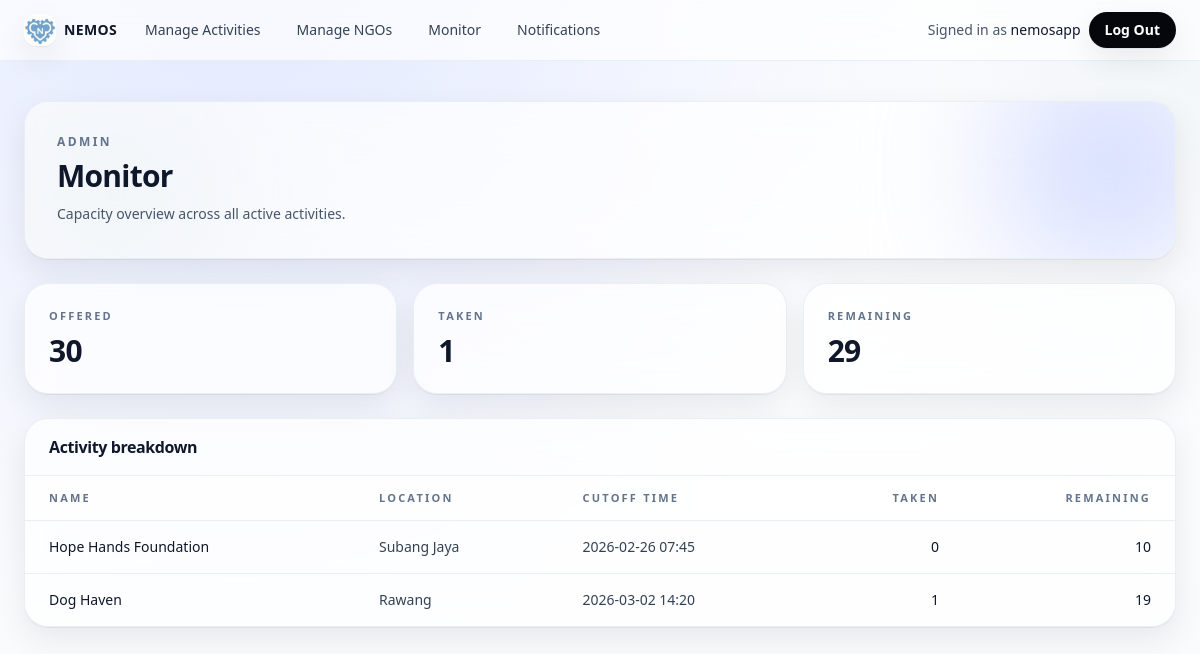
The page /service-day/admin/monitor/ (signed in) on the database as committed earlier.
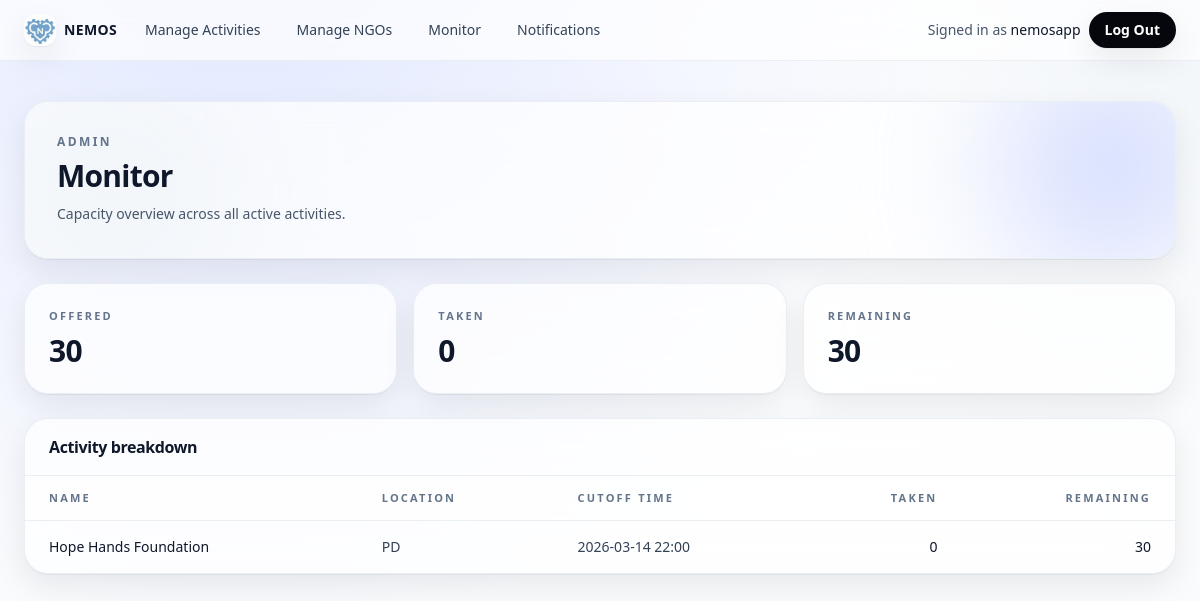
The same page on the database as committed later.
### ngo/models.py (models this page shows, shortened)
class NGO(models.Model):
    name = models.CharField(max_length=150, unique=True)
    description = models.TextField(blank=True)
    contact_email = models.EmailField(blank=True)
    contact_phone = models.CharField(max_length=30, blank=True)
    is_active = models.BooleanField(default=True)
    class Meta:
        verbose_name_plural = "NGOs"

class NGOAvailability(models.Model):
    ngo = models.ForeignKey(NGO, on_delete=models.PROTECT, related_name="availabilities")
    service_type = models.CharField(max_length=80, default="General")
    description = models.TextField()
    location = models.CharField(max_length=150)
    service_date = models.DateTimeField()
    cutoff_time = models.DateTimeField()
    max_slots = models.PositiveIntegerField()
    is_active = models.BooleanField(default=True)
    class Meta:
        verbose_name_plural = "NGOAvailabilities"

### registrations/views.py (the view)
    def _wrapped(request, *args, **kwargs):
        if not request.user.is_authenticated:
            return login_required(view_func)(request, *args, **kwargs)
        if not request.user.is_staff:
            return HttpResponseForbidden("Staff access required.")
        return view_func(request, *args, **kwargs)

### registrations/views.py (called while the page is built)
def _staff_only(view_func):
    def _wrapped(request, *args, **kwargs):
        if not request.user.is_authenticated:
            return login_required(view_func)(request, *args, **kwargs)
        if not request.user.is_staff:
            return HttpResponseForbidden("Staff access required.")
        return view_func(request, *args, **kwargs)
    return _wrapped

@_staff_only
@require_GET
def admin_monitor(request):
    service = RegistrationService()
    summary = service.monitor_summary()
    totals = {
        "offered": summary.get("offered", 0),
        "taken": summary.get("taken", 0),
        "remaining": summary.get("remaining", 0),
    }
    rows = summary.get("rows", [])
    return render(request, "registrations/admin_monitor.html", {"totals": totals, "rows": rows})

### registrations/templates/registrations/admin_monitor.html
{% extends "core/base.html" %}
{% block content %}
  <div class="relative overflow-hidden rounded-3xl border border-slate-200/70 bg-white/70 p-8 shadow-soft backdrop-blur-xl">
    <div class="absolute -right-12 -top-12 h-56 w-56 rounded-full bg-accent-200/70 blur-3xl"></div>
    <div class="absolute -bottom-16 -left-10 h-64 w-64 rounded-full bg-slate-100 blur-3xl"></div>
    <div class="relative">
      <p class="text-xs font-semibold uppercase tracking-[0.2em] text-slate-500">Admin</p>
      <h1 class="mt-2 text-3xl font-semibold tracking-tight">Monitor</h1>
      <p class="mt-2 max-w-2xl text-sm/6 text-slate-600">Capacity overview across all active activities.</p>
    </div>
  </div>
  <div class="mt-6 grid gap-4 sm:grid-cols-3">
    <div class="rounded-3xl border border-slate-200/70 bg-white/70 p-6 shadow-soft backdrop-blur-xl">
      <p class="text-[11px] font-semibold uppercase tracking-[0.2em] text-slate-500">Offered</p>
      <p class="mt-2 text-3xl font-semibold tracking-tight">{{ totals.offered }}</p>
    </div>
    <div class="rounded-3xl border border-slate-200/70 bg-white/70 p-6 shadow-soft backdrop-blur-xl">
      <p class="text-[11px] font-semibold uppercase tracking-[0.2em] text-slate-500">Taken</p>
      <p class="mt-2 text-3xl font-semibold tracking-tight">{{ totals.taken }}</p>
    </div>
    <div class="rounded-3xl border border-slate-200/70 bg-white/70 p-6 shadow-soft backdrop-blur-xl">
      <p class="text-[11px] font-semibold uppercase tracking-[0.2em] text-slate-500">Remaining</p>
      <p class="mt-2 text-3xl font-semibold tracking-tight">{{ totals.remaining }}</p>
    </div>
  </div>
  <div class="mt-6 overflow-hidden rounded-3xl border border-slate-200/70 bg-white/70 shadow-soft backdrop-blur-xl">
    <div class="border-b border-slate-200/70 px-6 py-4">
      <h2 class="text-base font-semibold tracking-tight">Activity breakdown</h2>
    </div>
    <div class="overflow-x-auto">
      <table class="min-w-full divide-y divide-slate-200/70 text-sm">
        <thead class="bg-white/40">
          <tr>
            <th class="px-6 py-3 text-left text-[11px] font-semibold uppercase tracking-[0.2em] text-slate-500">Name</th>
            <th class="px-6 py-3 text-left text-[11px] font-semibold uppercase tracking-[0.2em] text-slate-500">Location</th>
            <th class="px-6 py-3 text-left text-[11px] font-semibold uppercase tracking-[0.2em] text-slate-500">Cutoff time</th>
            <th class="px-6 py-3 text-right text-[11px] font-semibold uppercase tracking-[0.2em] text-slate-500">Taken</th>
            <th class="px-6 py-3 text-right text-[11px] font-semibold uppercase tracking-[0.2em] text-slate-500">Remaining</th>
          </tr>
        </thead>
        <tbody class="divide-y divide-slate-200/70">
          {% for r in rows %}
            <tr class="hover:bg-slate-900/[0.03]">
              <td class="whitespace-nowrap px-6 py-4 font-medium text-slate-900">{{ r.name }}</td>
              <td class="whitespace-nowrap px-6 py-4 text-slate-700">{{ r.location }}</td>
              <td class="whitespace-nowrap px-6 py-4 text-slate-700">{{ r.cutoff_time|date:"Y-m-d H:i" }}</td>
              <td class="whitespace-nowrap px-6 py-4 text-right text-slate-900">{{ r.taken }}</td>
              <td class="whitespace-nowrap px-6 py-4 text-right text-slate-900">{{ r.remaining }}</td>
            </tr>
          {% empty %}
            <tr>
              <td colspan="5" class="px-6 py-10 text-center text-slate-600">No activities to monitor yet.</td>
            </tr>
          {% endfor %}
        </tbody>
      </table>
    </div>
  </div>
{% endblock %}

Rows that differ between the two databases and show on the page:
removed NGOAvailability: location "Subang Jaya", cutoff_time "2026-02-26 07:45"
removed NGO: name "Dog Haven"
removed NGOAvailability: location "Rawang", cutoff_time "2026-03-02 14:20"
added NGOAvailability: location "PD", cutoff_time "2026-03-14 22:00"
Other text that changed with them:
{{ totals.taken }}: "1" → "0"
{{ totals.remaining }}: "29" → "30"
new list line: "0 30"
list line gone: "0 10"
list line gone: "1 19"
